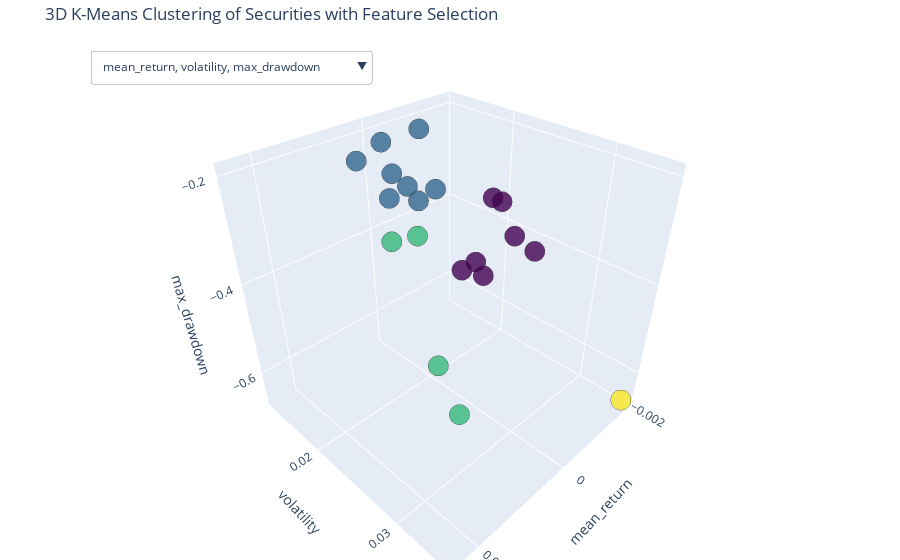

Notebook code for this chart:
### Markdown cell above
We will implement k-means clustering in attempt to diversify our portfolio and group stocks with similar risk-return profiles. We make use of the elbow method and the KneeLocator module to select the optimal number of clusters.

### Code cell
import yfinance as yf
import pandas as pd
import numpy as np
import matplotlib.pyplot as plt
import random
from scipy.optimize import minimize
from itertools import combinations
from sklearn.cluster import KMeans
from sklearn.preprocessing import StandardScaler
import plotly.express as px
import plotly.graph_objects as go
from plotly.subplots import make_subplots
from kneed import KneeLocator
import requests
random.seed(123)

# Table of S&P 500 tickers from wikipedia
url = "https://en.wikipedia.org/wiki/List_of_S%26P_500_companies"
response = requests.get(url, headers={'User-Agent': 'Mozilla/5.0'})

# Read the table from the page
sp500_table = pd.read_html(response.text, flavor='lxml')[0]
sp500_tickers = sp500_table['Symbol'].tolist()

# Select a random sample from the S&P 500 stocks
tickers = random.sample(sp500_tickers, 20)

# Download adjusted closing prices
data = yf.download(tickers, start="2024-04-06", end="2025-04-05", auto_adjust=True)['Close']
returns = data.pct_change()

# Function to calculate max drawdown
def max_drawdown(series):
    cumulative = (1 + series).cumprod()
    peak = cumulative.cummax()
    drawdown = (cumulative - peak) / peak
    return drawdown.min()

# Risk-free rate
risk_free_rate = np.exp(np.log(0.04 + 1)/252) - 1

# Feature engineering: use mean return and volatility
features = pd.DataFrame(index=tickers)
features['mean_return'] = returns.mean()
features['volatility'] = returns.std()
features['max_drawdown'] = returns.apply(max_drawdown)
features['sharpe_ratio'] = (features['mean_return'] - risk_free_rate)*np.sqrt(252) / features['volatility']

# Normalise the features
scaler = StandardScaler()
scaled_features = scaler.fit_transform(features)

# Elbow method to calcuate the inertia for different numbers of clusters k
inertia = []
k_range = range(1, 10)

for k in k_range:
    km = KMeans(n_clusters=k, random_state=42)
    km.fit(scaled_features)
    inertia.append(km.inertia_)

# Plot Elbow curve
plt.figure(figsize=(8, 5))
plt.plot(k_range, inertia, 'bo-')
plt.xlabel('Number of Clusters (k)')
plt.ylabel('Inertia')
plt.title('Elbow Method for Optimal k')
plt.grid(True)
plt.show()

# Based on elbow, select optimal k and from clusters
kneedle = KneeLocator(k_range, inertia, curve='convex', direction='decreasing')
optimal_k = kneedle.knee
print(f"Optimal number of clusters: {optimal_k}")

kmeans = KMeans(n_clusters=optimal_k, random_state=42)
features['cluster'] = kmeans.fit_predict(scaled_features)

# 3D INTERACTIVE PLOTLY PLOT

# Define all combinations of 3 out of 4 features
all_features = ['mean_return', 'volatility', 'max_drawdown', 'sharpe_ratio']
feature_combos = list(combinations(all_features, 3))

# Prepare traces for each feature combo
fig = go.Figure()

for i, (x, y, z) in enumerate(feature_combos):
    visible = True if i == 0 else False
    fig.add_trace(go.Scatter3d(
        x=features[x],
        y=features[y],
        z=features[z],
        mode='markers',
        text=features.index,
        marker=dict(
            size=7,
            color=features['cluster'],
            colorscale='viridis',
            opacity=0.8,
            line=dict(width=1)
        ),
        name=f"{x}, {y}, {z}",
        visible=visible
    ))

# Dropdown menu for selecting features
dropdown_buttons = []

for i, (x, y, z) in enumerate(feature_combos):
    visibility = [j == i for j in range(len(feature_combos))]
    label = f"{x}, {y}, {z}"
    dropdown_buttons.append(dict(
        label=label,
        method='update',
        args=[{'visible': visibility},
              {'scene': dict(
                  xaxis_title=x,
                  yaxis_title=y,
                  zaxis_title=z
              )}]
    ))

# Layout
fig.update_layout(
    updatemenus=[dict(
        buttons=dropdown_buttons,
        direction="down",
        pad={"r": 10, "t": 10},
        showactive=True,
        x=0.1,
        xanchor="left",
        y=1.0,
        yanchor="top"
    )],
    scene=dict(
        xaxis_title=feature_combos[0][0],
        yaxis_title=feature_combos[0][1],
        zaxis_title=feature_combos[0][2],
    ),
    margin=dict(l=0, r=0, b=0, t=40),
    title="3D K-Means Clustering of Securities with Feature Selection"
)

fig.show()

# Select 2 securities per cluster
top_picks = features.groupby('cluster').apply(lambda df: df.sort_values('sharpe_ratio', ascending=False).head(2), include_groups=False)
print("\nTop Picks from Each Cluster:")
print(top_picks)

### Figure 1 — Plotly figure (JSON) as saved in the notebook; plotly's stock layout.template omitted (floating-point values rounded to 4 significant figures)
{"data": [{"marker": {"color": [1, 0, 0, 0, 2, 1, 2, 0, 2, 3, 1, 1, 1, 1, 1, 2, 0, 0, 0, 1], "colorscale": [[0, "#440154"], [0.1111, "#482878"], [0.2222, "#3e4989"], [0.3333, "#31688e"], [0.4444, "#26828e"], [0.5556, "#1f9e89"], [0.6667, "#35b779"], [0.7778, "#6ece58"], [0.8889, "#b5de2b"], [1, "#fde725"]], "line": {"width": 1}, "opacity": 0.8, "size": 7}, "mode": "markers", "name": "mean_return, volatility, max_drawdown", "text": ["AXP", "CVS", "ARES", "REGN", "GRMN", "CMI", "AXON", "SNPS", "UAL", "TTD", "GOOGL", "FRT", "KIM", "LII", "EMR", "EQT", "TGT", "CDNS", "BA", "EOG"], "type": "scatter3d", "visible": true, "x": [0.0003702, -0.0001199, -0.0001643, -0.001826, 0.001085, -8.073e-05, 0.002428, -0.001302, 0.001651, -0.001846, -5.403e-05, -0.0002516, 0.0004177, 0.0005823, -0.0005365, 0.001235, -0.001876, -0.0008754, -0.0008747, -0.000573], "y": [0.01767, 0.02563, 0.0231, 0.01696, 0.02493, 0.01726, 0.03393, 0.02374, 0.03182, 0.03487, 0.01871, 0.01312, 0.01408, 0.01946, 0.01815, 0.02306, 0.02386, 0.02395, 0.02302, 0.01609], "z": [-0.2805, -0.3838, -0.3998, -0.5222, -0.2597, -0.2775, -0.3005, -0.3753, -0.4782, -0.6686, -0.2937, -0.2258, -0.2342, -0.2154, -0.293, -0.2793, -0.4338, -0.2867, -0.2864, -0.1935]}, {"marker": {"color": [1, 0, 0, 0, 2, 1, 2, 0, 2, 3, 1, 1, 1, 1, 1, 2, 0, 0, 0, 1], "colorscale": [[0, "#440154"], [0.1111, "#482878"], [0.2222, "#3e4989"], [0.3333, "#31688e"], [0.4444, "#26828e"], [0.5556, "#1f9e89"], [0.6667, "#35b779"], [0.7778, "#6ece58"], [0.8889, "#b5de2b"], [1, "#fde725"]], "line": {"width": 1}, "opacity": 0.8, "size": 7}, "mode": "markers", "name": "mean_return, volatility, sharpe_ratio", "text": ["AXP", "CVS", "ARES", "REGN", "GRMN", "CMI", "AXON", "SNPS", "UAL", "TTD", "GOOGL", "FRT", "KIM", "LII", "EMR", "EQT", "TGT", "CDNS", "BA", "EOG"], "type": "scatter3d", "visible": false, "x": [0.0003702, -0.0001199, -0.0001643, -0.001826, 0.001085, -8.073e-05, 0.002428, -0.001302, 0.001651, -0.001846, -5.403e-05, -0.0002516, 0.0004177, 0.0005823, -0.0005365, 0.001235, -0.001876, -0.0008754, -0.0008747, -0.000573], "y": [0.01767, 0.02563, 0.0231, 0.01696, 0.02493, 0.01726, 0.03393, 0.02374, 0.03182, 0.03487, 0.01871, 0.01312, 0.01408, 0.01946, 0.01815, 0.02306, 0.02386, 0.02395, 0.02302, 0.01609], "z": [0.1927, -0.1707, -0.2198, -1.856, 0.5917, -0.2174, 1.063, -0.9743, 0.7459, -0.9115, -0.1779, -0.4928, 0.2956, 0.348, -0.6055, 0.7427, -1.352, -0.6834, -0.7105, -0.719]}, {"marker": {"color": [1, 0, 0, 0, 2, 1, 2, 0, 2, 3, 1, 1, 1, 1, 1, 2, 0, 0, 0, 1], "colorscale": [[0, "#440154"], [0.1111, "#482878"], [0.2222, "#3e4989"], [0.3333, "#31688e"], [0.4444, "#26828e"], [0.5556, "#1f9e89"], [0.6667, "#35b779"], [0.7778, "#6ece58"], [0.8889, "#b5de2b"], [1, "#fde725"]], "line": {"width": 1}, "opacity": 0.8, "size": 7}, "mode": "markers", "name": "mean_return, max_drawdown, sharpe_ratio", "text": ["AXP", "CVS", "ARES", "REGN", "GRMN", "CMI", "AXON", "SNPS", "UAL", "TTD", "GOOGL", "FRT", "KIM", "LII", "EMR", "EQT", "TGT", "CDNS", "BA", "EOG"], "type": "scatter3d", "visible": false, "x": [0.0003702, -0.0001199, -0.0001643, -0.001826, 0.001085, -8.073e-05, 0.002428, -0.001302, 0.001651, -0.001846, -5.403e-05, -0.0002516, 0.0004177, 0.0005823, -0.0005365, 0.001235, -0.001876, -0.0008754, -0.0008747, -0.000573], "y": [-0.2805, -0.3838, -0.3998, -0.5222, -0.2597, -0.2775, -0.3005, -0.3753, -0.4782, -0.6686, -0.2937, -0.2258, -0.2342, -0.2154, -0.293, -0.2793, -0.4338, -0.2867, -0.2864, -0.1935], "z": [0.1927, -0.1707, -0.2198, -1.856, 0.5917, -0.2174, 1.063, -0.9743, 0.7459, -0.9115, -0.1779, -0.4928, 0.2956, 0.348, -0.6055, 0.7427, -1.352, -0.6834, -0.7105, -0.719]}, {"marker": {"color": [1, 0, 0, 0, 2, 1, 2, 0, 2, 3, 1, 1, 1, 1, 1, 2, 0, 0, 0, 1], "colorscale": [[0, "#440154"], [0.1111, "#482878"], [0.2222, "#3e4989"], [0.3333, "#31688e"], [0.4444, "#26828e"], [0.5556, "#1f9e89"], [0.6667, "#35b779"], [0.7778, "#6ece58"], [0.8889, "#b5de2b"], [1, "#fde725"]], "line": {"width": 1}, "opacity": 0.8, "size": 7}, "mode": "markers", "name": "volatility, max_drawdown, sharpe_ratio", "text": ["AXP", "CVS", "ARES", "REGN", "GRMN", "CMI", "AXON", "SNPS", "UAL", "TTD", "GOOGL", "FRT", "KIM", "LII", "EMR", "EQT", "TGT", "CDNS", "BA", "EOG"], "type": "scatter3d", "visible": false, "x": [0.01767, 0.02563, 0.0231, 0.01696, 0.02493, 0.01726, 0.03393, 0.02374, 0.03182, 0.03487, 0.01871, 0.01312, 0.01408, 0.01946, 0.01815, 0.02306, 0.02386, 0.02395, 0.02302, 0.01609], "y": [-0.2805, -0.3838, -0.3998, -0.5222, -0.2597, -0.2775, -0.3005, -0.3753, -0.4782, -0.6686, -0.2937, -0.2258, -0.2342, -0.2154, -0.293, -0.2793, -0.4338, -0.2867, -0.2864, -0.1935], "z": [0.1927, -0.1707, -0.2198, -1.856, 0.5917, -0.2174, 1.063, -0.9743, 0.7459, -0.9115, -0.1779, -0.4928, 0.2956, 0.348, -0.6055, 0.7427, -1.352, -0.6834, -0.7105, -0.719]}], "layout": {"margin": {"b": 0, "l": 0, "r": 0, "t": 40}, "scene": {"xaxis": {"title": {"text": "mean_return"}}, "yaxis": {"title": {"text": "volatility"}}, "zaxis": {"title": {"text": "max_drawdown"}}}, "title": {"text": "3D K-Means Clustering of Securities with Feature Selection"}, "updatemenus": [{"buttons": [{"args": [{"visible": [true, false, false, false]}, {"scene": {"xaxis_title": "mean_return", "yaxis_title": "volatility", "zaxis_title": "max_drawdown"}}], "label": "mean_return, volatility, max_drawdown", "method": "update"}, {"args": [{"visible": [false, true, false, false]}, {"scene": {"xaxis_title": "mean_return", "yaxis_title": "volatility", "zaxis_title": "sharpe_ratio"}}], "label": "mean_return, volatility, sharpe_ratio", "method": "update"}, {"args": [{"visible": [false, false, true, false]}, {"scene": {"xaxis_title": "mean_return", "yaxis_title": "max_drawdown", "zaxis_title": "sharpe_ratio"}}], "label": "mean_return, max_drawdown, sharpe_ratio", "method": "update"}, {"args": [{"visible": [false, false, false, true]}, {"scene": {"xaxis_title": "volatility", "yaxis_title": "max_drawdown", "zaxis_title": "sharpe_ratio"}}], "label": "volatility, max_drawdown, sharpe_ratio", "method": "update"}], "direction": "down", "pad": {"r": 10, "t": 10}, "showactive": true, "x": 0.1, "xanchor": "left", "y": 1, "yanchor": "top"}]}}
